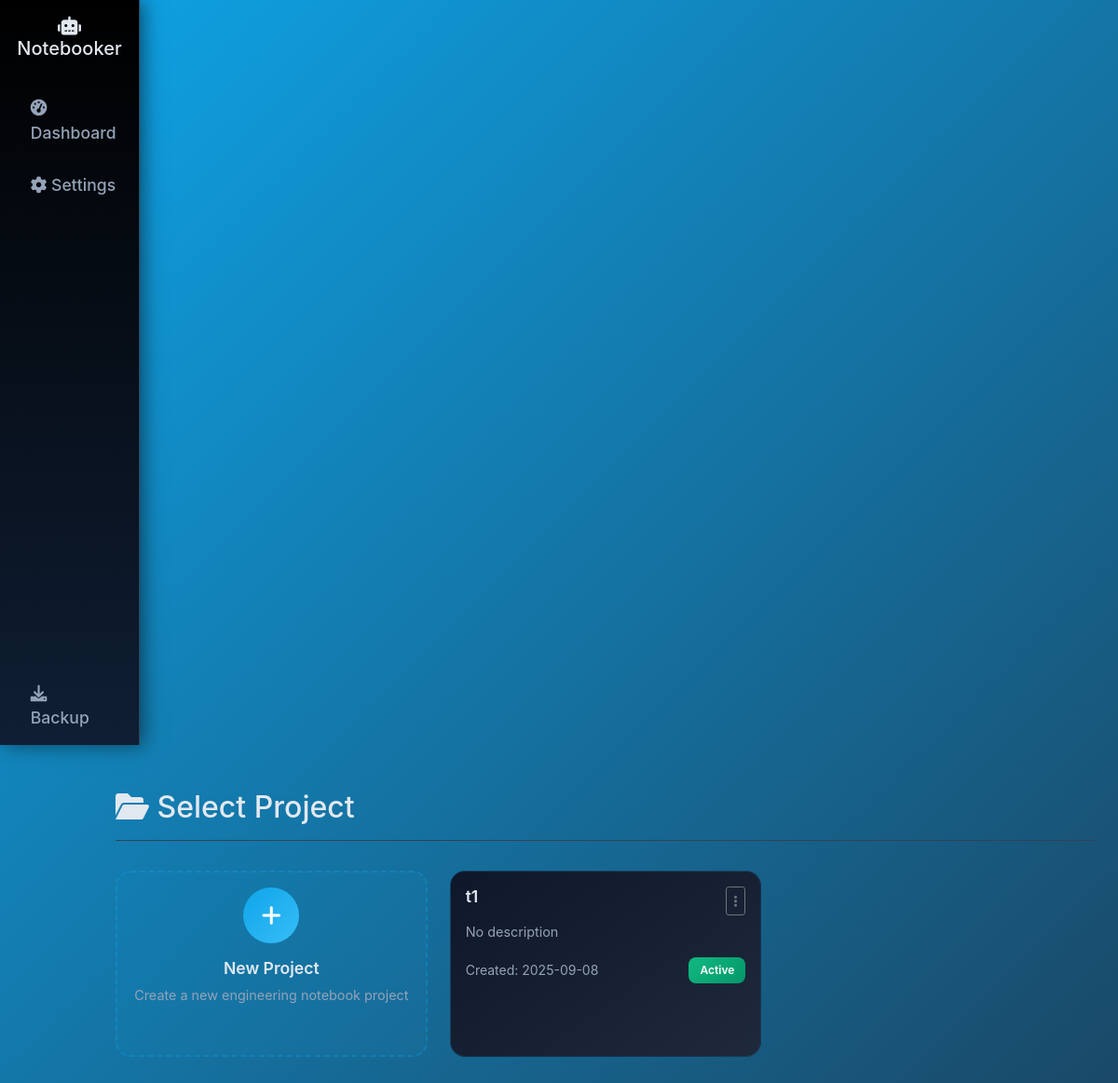
Before: /dashboard (signed in) with the older database file.
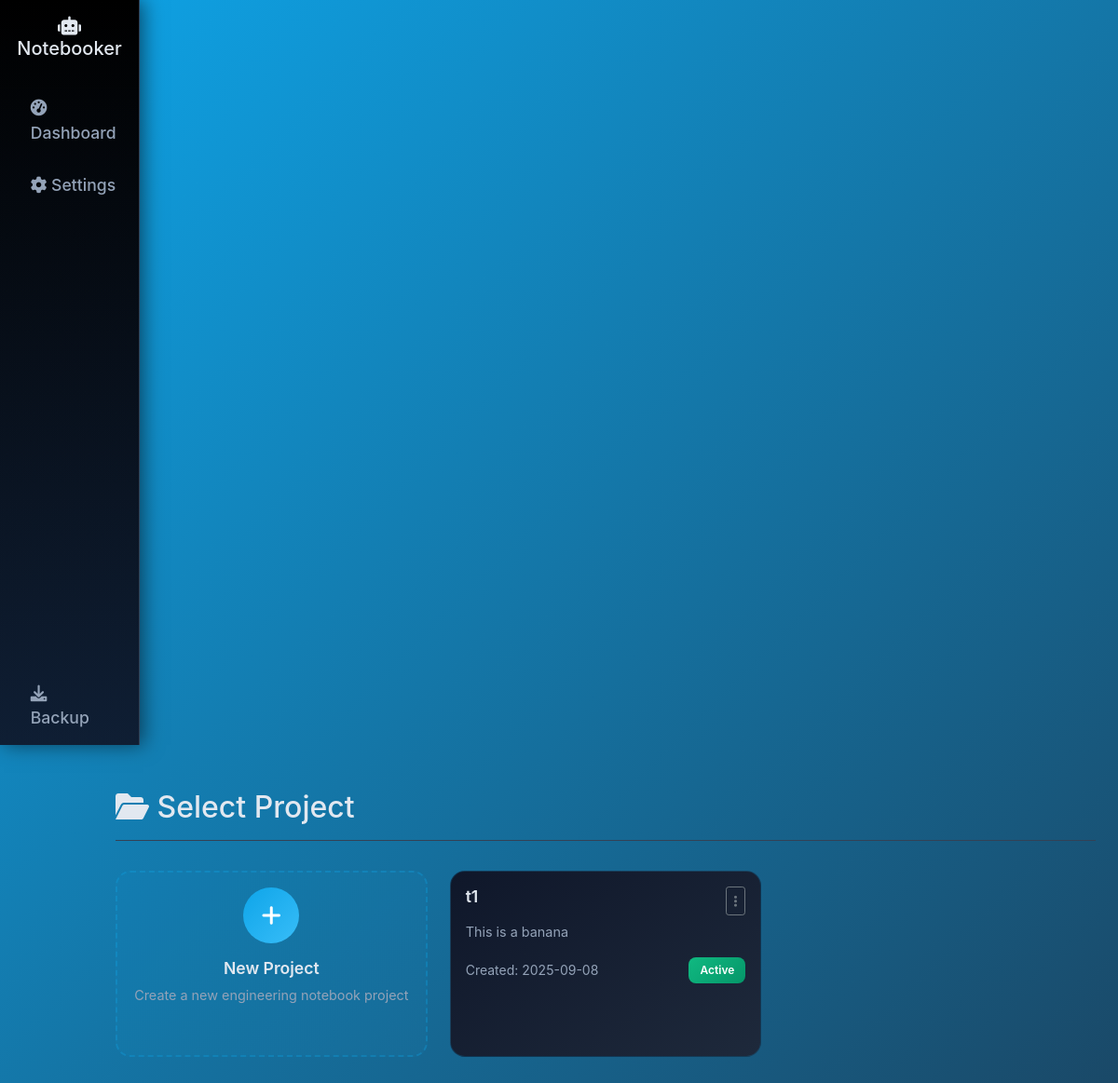
After: the same page with the newer database file.
### tables this page shows
CREATE TABLE projects (
                            id INTEGER PRIMARY KEY AUTOINCREMENT,
                            user_id INTEGER,
                            name TEXT NOT NULL,
                            description TEXT,
                            status TEXT DEFAULT 'active',
                            created_at TIMESTAMP DEFAULT CURRENT_TIMESTAMP,
                            updated_at TIMESTAMP DEFAULT CURRENT_TIMESTAMP,
                            FOREIGN KEY (user_id) REFERENCES users (id)
                        );

### app.py (the view)
@app.route('/dashboard')
def dashboard():
    if not en_writer:
        initialize_en_writer()
    user_id = session.get('user_id')
    if not user_id:
        return redirect(url_for('auth_page'))
    projects = db.get_user_projects(user_id) if db else []
    status = en_writer.en_writer.get_status_summary()
    return render_template('dashboard.html', status=status, projects=projects)

### app.py (called while the page is built)
@app.after_request
def add_header(response):
    if 'no-cache' not in request.headers.get('Cache-Control', ''):
        response.headers['Cache-Control'] = 'no-store, no-cache, must-revalidate, max-age=0'
    return response

### database_manager.py (called while the page is built)
    def get_connection(self):
        if self.use_supabase:
            return self.supabase_db.get_connection()
        else:
            conn = sqlite3.connect(self.db_path)
            conn.row_factory = sqlite3.Row
            return conn

### en_writer.py (called while the page is built)
    def get_status_summary(self) -> Dict[str, Any]:
        return {
            'total_sections': len(self.sections),
            'sections_needing_work': len(self.planning_data.get('sections_needing_work', [])),
            'completed_sections': len(self.planning_data.get('completed_sections', [])),
            'pending_questions': len(self.planning_data.get('user_questions', [])),
            'last_updated': self.planning_data.get('last_updated', 'Never'),
            'current_focus': self.planning_data.get('current_focus', 'None')
        }

### templates/dashboard.html (shortened to what this page needs)
{% extends "base.html" %}
{% block content %}
<div class="d-flex justify-content-between flex-wrap flex-md-nowrap align-items-center pt-3 pb-2 mb-3 border-bottom">
    <h1 class="h2">
        <i class="fas fa-folder-open"></i>
        Select Project
    </h1>
</div>
<div class="projects-container">
    <div class="projects-grid" id="projectsGrid">
        <div class="project-card add-project-card" onclick="createNewProject()">
            <div class="card-body d-flex flex-column align-items-center justify-content-center text-center">
                <div class="add-project-icon">
                    <i class="fas fa-plus"></i>
                </div>
                <h5 class="card-title mt-3">New Project</h5>
                <p class="card-text text-muted">Create a new engineering notebook project</p>
            </div>
        </div>
               {% for project in projects %}
               <div class="project-card" onclick="selectProject({{ project.id }})">
                   <div class="card-body">
                       <div class="d-flex justify-content-between align-items-start mb-2">
                           <h5 class="card-title">{{ project.name }}</h5>
                           <div class="dropdown">
                               <button class="btn btn-sm btn-outline-secondary" type="button" data-bs-toggle="dropdown" onclick="event.stopPropagation()">
                                   <i class="fas fa-ellipsis-v"></i>
                               </button>
                           </div>
                       </div>
                       <p class="card-text text-muted">{{ project.description or 'No description' }}</p>
                       <div class="d-flex justify-content-between align-items-center">
                           <small class="text-muted">Created: {{ project.created_at[:10] }}</small>
                           <span class="badge bg-{% if project.status == 'active' %}success{% else %}secondary{% endif %}">{{ project.status.title() }}</span>
                       </div>
                   </div>
               </div>
               {% endfor %}
    </div>
</div>
{% endblock %}

### templates/base.html (shortened to what this page needs)
<!DOCTYPE html>
<html lang="en">
<head>
    <link href="https://cdn.jsdelivr.net/npm/bootstrap@5.1.3/dist/css/bootstrap.min.css" rel="stylesheet">
    <link href="https://cdnjs.cloudflare.com/ajax/libs/font-awesome/6.0.0/css/all.min.css" rel="stylesheet">
</head>
<body>
    <div class="container-fluid">
        <div class="row">
            <nav class="col-md-3 col-lg-2 d-md-block sidebar collapse">
                <div class="position-sticky pt-3 d-flex flex-column h-100">
               <div class="text-center mb-3">
                   <h5><i class="fas fa-robot"></i> Notebooker</h5>
               </div>
                    <ul class="nav flex-column flex-grow-1">
                        <li class="nav-item">
                            <a class="nav-link nav-link-large {% if request.endpoint == 'index' %}active{% endif %}" href="{{ url_for('index') }}">
                                <i class="fas fa-tachometer-alt"></i> Dashboard
                            </a>
                        </li>
                        <li class="nav-item">
                            <a class="nav-link nav-link-large {% if request.endpoint == 'settings' %}active{% endif %}" href="{{ url_for('settings') }}">
                                <i class="fas fa-cog"></i> Settings
                            </a>
                        </li>
                    </ul>
                    <div class="mt-auto">
                        <ul class="nav flex-column">
                            <li class="nav-item">
                                <a class="nav-link nav-link-large" href="{{ url_for('backup') }}">
                                    <i class="fas fa-download"></i> Backup
                                </a>
                            </li>
                        </ul>
                    </div>
                </div>
            </nav>
            <main class="col-md-10 ms-sm-auto col-lg-11 px-md-4 main-content">
                {% block content %}{% endblock %}
            </main>
        </div>
    </div>
</body>
</html>

### templates/base.html (style rules this page uses)
:root { --primary-blue: #0ea5e9; --secondary-blue: #0284c7; --accent-blue: #38bdf8; --light-blue: #7dd3fc; --pitch-black: #000000; --dark-gray: #0f172a; --medium-gray: #1e293b; --light-gray: #334155; --text-light: #e2e8f0; --text-muted: #94a3b8; }
body { background: linear-gradient(-45deg, var(--pitch-black), var(--dark-gray), var(--medium-gray), var(--primary-blue)); background-size: 400% 400%; animation: flow 15s ease infinite; color: var(--text-light); font-family: 'Inter', -apple-system, BlinkMacSystemFont, sans-serif; min-height: 100vh; }
.sidebar { min-height: 100vh; background: linear-gradient(180deg, var(--pitch-black) 0%, var(--dark-gray) 100%); border-right: 1px solid var(--light-gray); box-shadow: 4px 0 20px rgba(0, 0, 0, 0.5); backdrop-filter: blur(10px); position: relative; width: 150px; }
.sidebar::before { content: ''; position: absolute; top: 0; left: 0; right: 0; bottom: 0; background: linear-gradient(180deg, transparent 0%, rgba(14, 165, 233, 0.05) 100%); pointer-events: none; }
.sidebar .nav-link { color: var(--text-muted); padding: 0.5rem 0.75rem; margin: 0.2rem 0.3rem; border-radius: 0.5rem; transition: all 0.3s ease; position: relative; overflow: hidden; font-size: 0.9rem; }
.sidebar .nav-link-large { padding: 0.75rem 1rem; font-size: 1.1rem; font-weight: 500; }
.sidebar .nav-link::before { content: ''; position: absolute; top: 0; left: -100%; width: 100%; height: 100%; background: linear-gradient(90deg, transparent, var(--primary-blue), transparent); transition: left 0.5s ease; }
.main-content { padding: 2rem; background: transparent; margin-left: 150px; }
.badge { border-radius: 0.5rem; font-weight: 600; padding: 0.5rem 0.75rem; }
.badge.bg-success { background: linear-gradient(135deg, #10b981, #059669) !important; }
.text-muted { color: var(--text-muted) !important; }
.border-bottom { border-bottom: 1px solid var(--light-gray) !important; }

### templates/dashboard.html (style rules this page uses)
.projects-container { padding: 1rem 0; }
.projects-grid { display: grid; grid-template-columns: repeat(auto-fill, minmax(280px, 1fr)); gap: 1.5rem; max-width: 100%; }
@media (min-width: 1200px) { .projects-grid { grid-template-columns: repeat(3, 1fr); } }
.project-card { height: 200px; transition: all 0.3s ease; cursor: pointer; border: 1px solid rgba(14, 165, 233, 0.2); border-radius: 1rem; background: linear-gradient(145deg, var(--dark-gray), var(--medium-gray)); position: relative; overflow: hidden; }
.add-project-card { border: 2px dashed rgba(14, 165, 233, 0.3); background: linear-gradient(145deg, rgba(14, 165, 233, 0.05), rgba(56, 189, 248, 0.05)); }
.add-project-icon { width: 60px; height: 60px; border-radius: 50%; background: linear-gradient(135deg, var(--primary-blue), var(--accent-blue)); display: flex; align-items: center; justify-content: center; color: white; font-size: 1.5rem; transition: all 0.3s ease; }
.project-card .card-title { font-size: 1.1rem; font-weight: 600; color: var(--text-light); margin-bottom: 0.5rem; }
.project-card .card-text { font-size: 0.9rem; line-height: 1.4; color: var(--text-muted); }
.project-card .badge { font-size: 0.75rem; }
.badge.bg-success { background: linear-gradient(135deg, #10b981, #059669) !important; }

Changed rows visible on the page:
changed projects "Active": description "No description" → "This is a banana"
